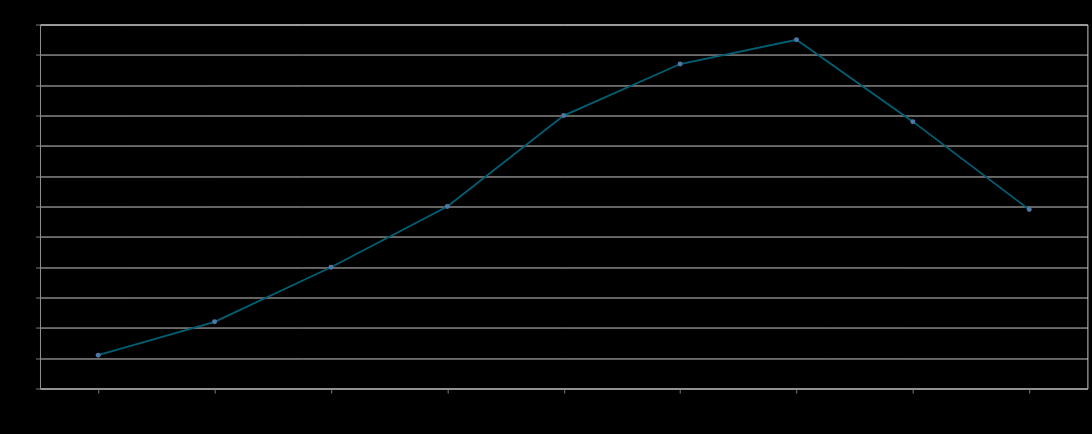

Write a Vega-Lite specification for this figure.
### Vega specification from a JSON file in a GitHub repository (floating-point values rounded to 4 significant figures)
{"$schema": "https://vega.github.io/schema/vega/v5.json", "autosize": {"contains": "padding", "type": "fit-x"}, "config": {"background": "black"}, "axes": [{"aria": false, "domain": false, "grid": true, "gridScale": "x", "labels": false, "maxExtent": 0, "minExtent": 0, "orient": "left", "scale": "y", "tickCount": {"signal": "ceil(height/40)"}, "ticks": false, "zindex": 0}, {"grid": false, "labelAlign": "right", "labelAngle": 270, "labelBaseline": "middle", "orient": "bottom", "scale": "x", "title": "Year", "zindex": 0}, {"grid": false, "labelOverlap": true, "orient": "left", "scale": "y", "tickCount": {"signal": "ceil(height/40)"}, "title": "Active Projects", "zindex": 0}], "background": "black", "data": [{"name": "data-78fdea25158b60854d2f0fb7cbcef877", "values": [{"active_projects_count": 11, "total_net_contrib": 3037000.0, "year": 2015}, {"active_projects_count": 22, "total_net_contrib": 6930000.0, "year": 2016}, {"active_projects_count": 40, "total_net_contrib": 10550000.0, "year": 2017}, {"active_projects_count": 60, "total_net_contrib": 19140000.0, "year": 2018}, {"active_projects_count": 90, "total_net_contrib": 29440000.0, "year": 2019}, {"active_projects_count": 107, "total_net_contrib": 37020000.0, "year": 2020}, {"active_projects_count": 115, "total_net_contrib": 40610000.0, "year": 2021}, {"active_projects_count": 88, "total_net_contrib": 27110000.0, "year": 2022}, {"active_projects_count": 59, "total_net_contrib": 19620000.0, "year": 2023}]}, {"name": "data_0", "source": "data-78fdea25158b60854d2f0fb7cbcef877", "transform": [{"expr": "isValid(datum[\"active_projects_count\"]) && isFinite(+datum[\"active_projects_count\"])", "type": "filter"}]}], "height": 400, "marks": [{"encode": {"update": {"defined": {"signal": "isValid(datum[\"active_projects_count\"]) && isFinite(+datum[\"active_projects_count\"])"}, "description": {"signal": "\"Year: \" + (isValid(datum[\"year\"]) ? datum[\"year\"] : \"\"+datum[\"year\"]) + \"; Active Projects: \" + (format(datum[\"active_projects_count\"], \"\")) + \"; Total EU Contribution (€): \" + (format(datum[\"total_net_contrib\"], \",.0f\"))"}, "stroke": {"value": "#005f73"}, "tooltip": {"signal": "{\"Year\": isValid(datum[\"year\"]) ? datum[\"year\"] : \"\"+datum[\"year\"], \"Active Projects\": format(datum[\"active_projects_count\"], \"\"), \"Total EU Contribution (€)\": format(datum[\"total_net_contrib\"], \",.0f\")}"}, "x": {"field": "year", "scale": "x"}, "y": {"field": "active_projects_count", "scale": "y"}}}, "from": {"data": "data-78fdea25158b60854d2f0fb7cbcef877"}, "name": "layer_0_marks", "sort": {"field": "x"}, "style": ["line"], "type": "line"}, {"encode": {"update": {"ariaRoleDescription": {"value": "point"}, "description": {"signal": "\"Year: \" + (isValid(datum[\"year\"]) ? datum[\"year\"] : \"\"+datum[\"year\"]) + \"; Active Projects: \" + (format(datum[\"active_projects_count\"], \"\")) + \"; Total EU Contribution (€): \" + (format(datum[\"total_net_contrib\"], \",.0f\"))"}, "fill": {"value": "#4c78a8"}, "opacity": {"value": 1}, "tooltip": {"signal": "{\"Year\": isValid(datum[\"year\"]) ? datum[\"year\"] : \"\"+datum[\"year\"], \"Active Projects\": format(datum[\"active_projects_count\"], \"\"), \"Total EU Contribution (€)\": format(datum[\"total_net_contrib\"], \",.0f\")}"}, "x": {"field": "year", "scale": "x"}, "y": {"field": "active_projects_count", "scale": "y"}}}, "from": {"data": "data_0"}, "name": "layer_1_marks", "style": ["point"], "type": "symbol"}], "padding": 5, "scales": [{"domain": {"fields": [{"data": "data-78fdea25158b60854d2f0fb7cbcef877", "field": "year"}, {"data": "data_0", "field": "year"}], "sort": true}, "name": "x", "padding": 0.5, "range": [0, {"signal": "width"}], "type": "point"}, {"domain": {"fields": [{"data": "data-78fdea25158b60854d2f0fb7cbcef877", "field": "active_projects_count"}, {"data": "data_0", "field": "active_projects_count"}]}, "name": "y", "nice": true, "range": [{"signal": "height"}, 0], "type": "linear", "zero": true}], "signals": [{"init": "isFinite(containerSize()[0]) ? containerSize()[0] : 300", "name": "width", "on": [{"events": "window:resize", "update": "isFinite(containerSize()[0]) ? containerSize()[0] : 300"}]}], "style": "cell", "title": {"frame": "group", "text": "Italy: Number of Active Projects per Year (HORIZON Programme)"}}
